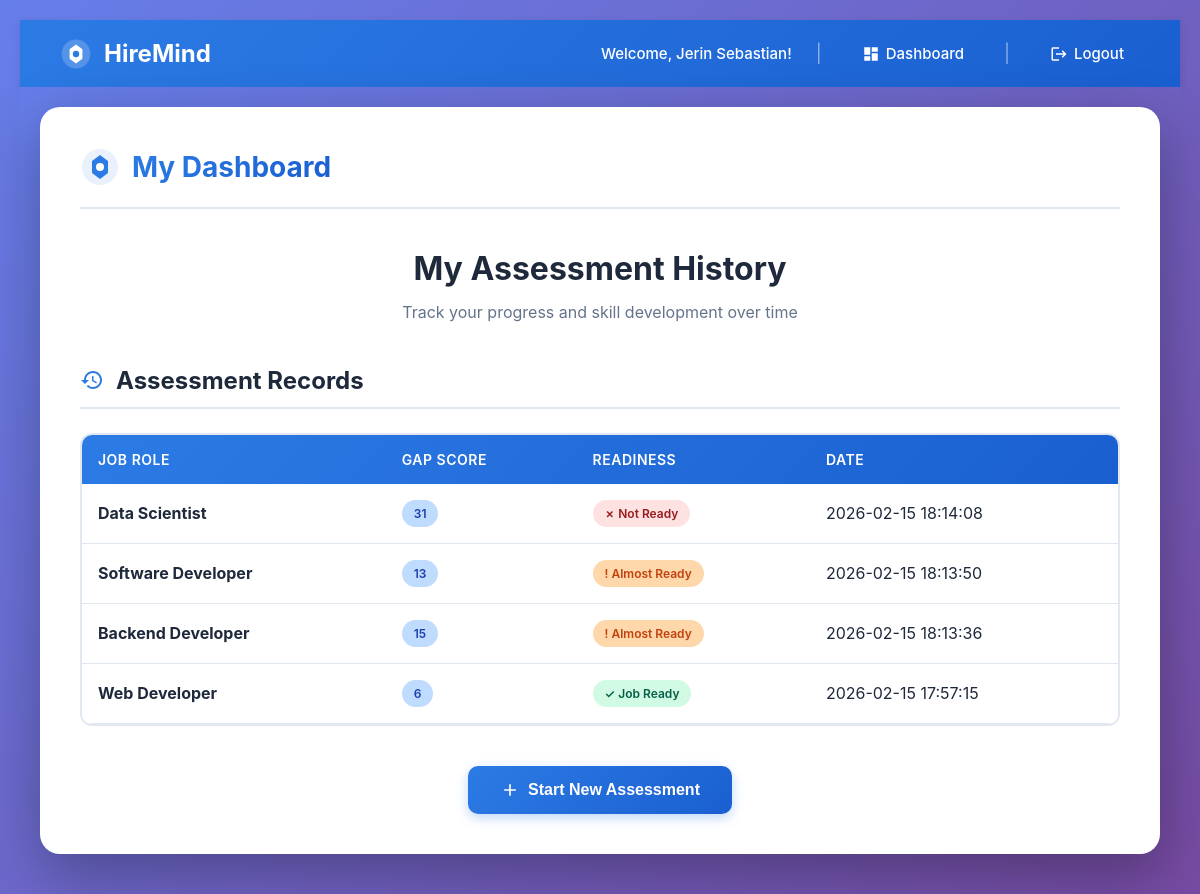
Before: /dashboard (signed in) with the older database file.
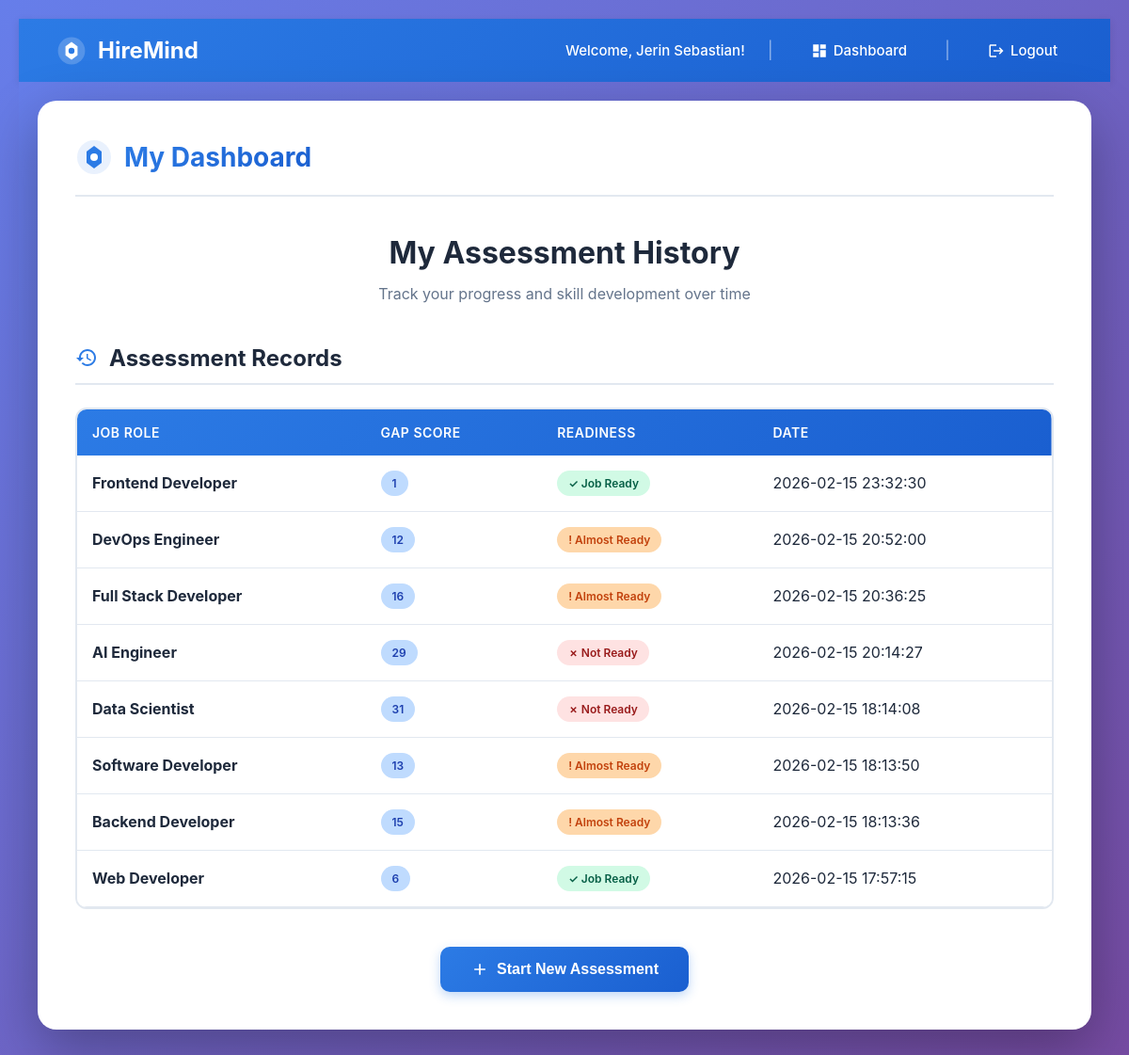
After: the same page with the newer database file.
### tables this page shows
CREATE TABLE assessments (
            id INTEGER PRIMARY KEY AUTOINCREMENT,
            user_id INTEGER,
            job_role TEXT,
            total_gap INTEGER,
            readiness TEXT,
            created_at TEXT,
            FOREIGN KEY (user_id) REFERENCES users(id)
        );

### app.py (the view)
@app.route('/dashboard')
def dashboard():
    if 'user_id' not in session:
        return redirect(url_for('login'))
    conn = sqlite3.connect("hiremind.db")
    cursor = conn.cursor()
    cursor.execute("""
        SELECT id, job_role, total_gap, readiness, created_at
        FROM assessments
        WHERE user_id = ?
        ORDER BY created_at DESC
    """, (session['user_id'],))
    assessments = cursor.fetchall()
    conn.close()
    return render_template('dashboard.html', assessments=assessments)

### templates/dashboard.html (shortened to what this page needs)
{% extends "base.html" %}
{% block content %}
<head>
    <link rel="stylesheet" href="{{ url_for('static', filename='style.css') }}">
</head>
<div style="padding: 20px;">
    <div class="container">
        <div class="header">
            <div class="logo">
                <svg width="40" height="40" viewBox="0 0 40 40" fill="none">
                    <circle cx="20" cy="20" r="18" fill="#2C7BE5" opacity="0.1"/>
                    <path d="M20 8L28 14V26L20 32L12 26V14L20 8Z" fill="#2C7BE5"/>
                    <circle cx="20" cy="20" r="4" fill="white"/>
                </svg>
                <h1>My Dashboard</h1>
            </div>
        </div>
        <div class="content-header">
            <h2>My Assessment History</h2>
            <p class="subtitle">Track your progress and skill development over time</p>
        </div>
        {% if assessments %}
        <div class="section">
            <h3 class="section-title">
                <svg width="24" height="24" viewBox="0 0 24 24" fill="currentColor">
                    <path d="M13 3c-4.97 0-9 4.03-9 9H1l3.89 3.89.07.14L9 12H6c0-3.87 3.13-7 7-7s7 3.13 7 7-3.13 7-7 7c-1.93 0-3.68-.79-4.94-2.06l-1.42 1.42C8.27 19.99 10.51 21 13 21c4.97 0 9-4.03 9-9s-4.03-9-9-9zm-1 5v5l4.28 2.54.72-1.21-3.5-2.08V8H12z"/>
                </svg>
                Assessment Records
            </h3>
            <div class="table-container">
                <table class="modern-table">
                    <thead>
                        <tr>
                            <th>Job Role</th>
                            <th>Gap Score</th>
                            <th>Readiness</th>
                            <th>Date</th>
                        </tr>
                    </thead>
                    <tbody>
                        {% for a in assessments %}
                        <tr>
                            <td><strong>{{ a[1] }}</strong></td>
                            <td><span class="level-badge level-2">{{ a[2] }}</span></td>
                            <td>
                                <span class="status-badge {% if 'Job Ready' in a[3] %}status-Strong{% elif 'Almost' in a[3] %}status-Weak{% else %}status-Missing{% endif %}">
                                    {% if 'Job Ready' in a[3] %}✓
                                    {% elif 'Almost' in a[3] %}!
                                    {% else %}✗
                                    {% endif %}
                                    {{ a[3] }}
                                </span>
                            </td>
                            <td>{{ a[4] }}</td>
                        </tr>
                        {% endfor %}
                    </tbody>
                </table>
            </div>
        </div>
        {% endif %}
        <div class="button-container">
            <button onclick="window.location.href='/'" class="btn-primary">
                <svg width="20" height="20" viewBox="0 0 24 24" fill="currentColor">
                    <path d="M19 13h-6v6h-2v-6H5v-2h6V5h2v6h6v2z"/>
                </svg>
                Start New Assessment
            </button>
        </div>
    </div>
</div>
{% endblock %}

Changed rows visible on the page:
added assessments: job_role "Frontend Developer", total_gap "1", readiness "Job Ready", created_at "2026-02-15 23:32:30"
added assessments: job_role "DevOps Engineer", total_gap "12", readiness "Almost Ready", created_at "2026-02-15 20:52:00"
added assessments: job_role "Full Stack Developer", total_gap "16", readiness "Almost Ready", created_at "2026-02-15 20:36:25"
added assessments: job_role "AI Engineer", total_gap "29", readiness "Not Ready", created_at "2026-02-15 20:14:27"
